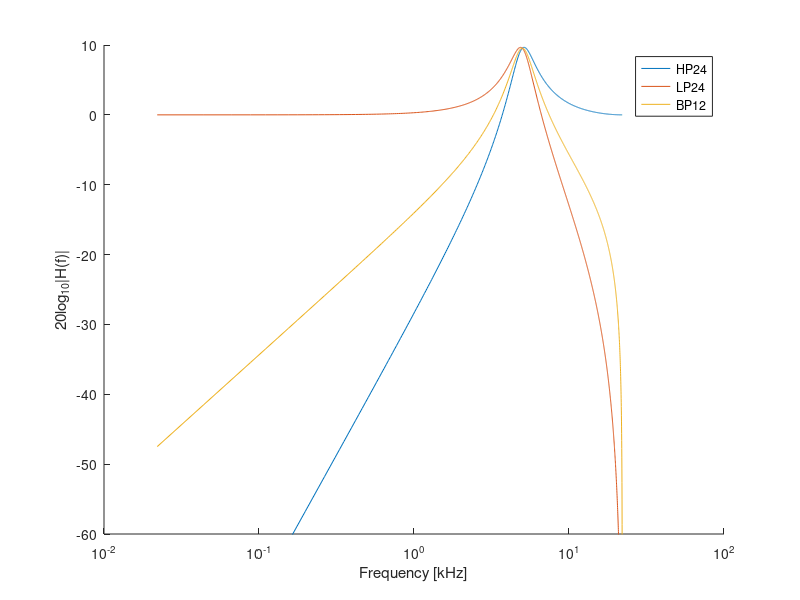

Write MATLAB code to recreate this figure. (Note: this script raises an error after producing the figure.)
Q = 3;
f0 = 5000; %Hz
fs = 44100;
w = 2*pi*f0/fs;
% same for all biquads
sinw = sin(w);
cosw = cos(w);
a0 = 2*Q + sinw;
a1 = -4*Q*cosw;
a2 = 2*Q - sinw;
den = [a0,a1,a2];

figure();
hold on;

% biquad dependent
%HP24
b1 = -2 * Q *(1+cosw);
b0 = -0.5*b1;
b2 = b0;
num = [b0,b1,b2];
[H, F] = freqz(num, den, 1000, fs);
semilogx(F/1000, 20*log10(abs(H)));

%LP24
b0 = Q*(1-cosw);
b1 = 2 * b0;
b2 = b0;
num = [b0,b1,b2];
[H, F] = freqz(num, den, 1000, fs);
semilogx(F/1000, 20*log10(abs(H)));

%BP12
b0 = Q*sinw;
b1 = 0;
b2 = -Q*sinw;
num = [b0,b1,b2];
[H, F] = freqz(num, den, 1000, fs);
semilogx(F/1000, 20*log10(abs(H)));

legend('HP24','LP24','BP12');
%xlim([100,10000]);
ylim([-60, 10])
xlabel('Frequency [kHz]');
ylabel('20log_{10}|H(f)|')
title('Digitised 2-pole filters (f_0 = ' + string(f0/1000) + ' kHz, Q = ' + string(Q) + ')');

figure();
hold on;



a0 = 1 - cosw + sinw;
a1 = 2 * ( 1 - cosw);
a2 = 1 - cosw - sinw;
den = [a0,a1,a2];

%HP12
b0 = sinw;
b1 = 0;
b2 = -b0;
num = [b0,b1,b2];
[H, F] = freqz(num, den, 1000, fs);
semilogx(F/1000, 20*log10(abs(H)));

%LP12
b0 = 1 - cosw;
b1 = 2 * b0;
b2 = b0;
num = [b0,b1,b2];
[H, F] = freqz(num, den, 1000, fs);
semilogx(F/1000, 20*log10(abs(H)));

legend('HP12','LP12');
ylim([-60, 10])
xlabel('Frequency [kHz]');
ylabel('20log_{10}|H(f)|')
title('Digitised 1-pole filters (f_0 = ' + string(f0/1000) + ' kHz)');

